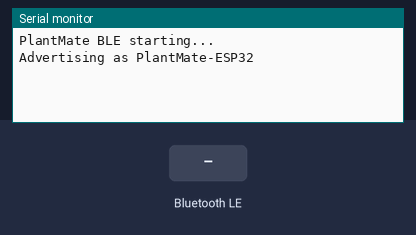
Bench run of a program on a simulated ESP32. Shown: the last lines printed to the serial monitor. The test bench sets the inputs (shaded band). Nothing arrives over Bluetooth unless stated; a phone connects over Bluetooth LE 3 s after start.

Above: at 1.5 s.
1.6 s: Bluetooth LE write "DEMO:ON" received
At 1.86 s:
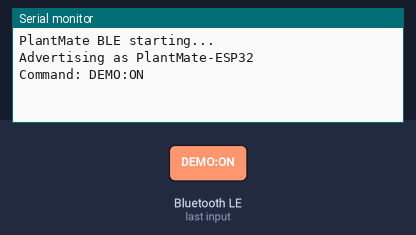
3.5 s: Bluetooth LE write "DEMO:OFF" received
At 5.2 s:
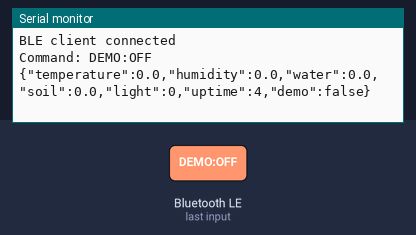
5.5 s: Bluetooth LE write "1" received
At 5.9 s:
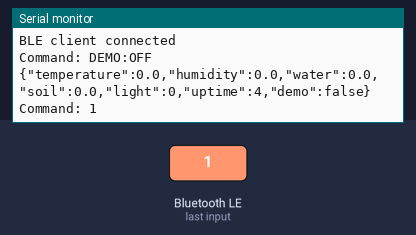
Timing chart, 0 to 8.5 s (numbered marks = the images above; inputs shaded):
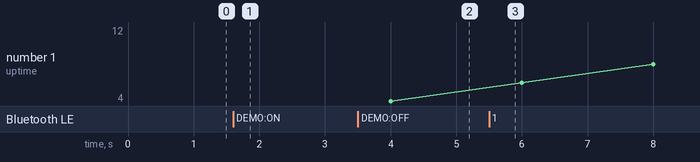

Measured:
- after the input at 1.6 s, the serial monitor: prints a new line at once (image 1)
- after the input at 3.5 s, the serial monitor: prints a new line at once (image 2)
- after the input at 5.5 s, the serial monitor: prints a new line at once (image 3)

The program:

main.cpp
```cpp
#include <Arduino.h>
#include <BLEDevice.h>
#include <BLEServer.h>
#include <BLEUtils.h>
#include <BLE2902.h>

namespace {
constexpr char DEVICE_NAME[] = "PlantMate-ESP32";
constexpr char SERVICE_UUID[] = "7b1e0001-1f3b-4c3d-9a5e-120000000001";
constexpr char TELEMETRY_UUID[] = "7b1e0002-1f3b-4c3d-9a5e-120000000002";
constexpr char COMMAND_UUID[] = "7b1e0003-1f3b-4c3d-9a5e-120000000003";
constexpr uint32_t PUBLISH_INTERVAL_MS = 2000;

BLECharacteristic *telemetryCharacteristic = nullptr;
bool clientConnected = false;
bool demoEnabled = true;
uint32_t lastPublishAt = 0;

struct SensorData {
  float temperature;
  float humidity;
  float water;
  float soil;
  float light;
};

class ServerCallbacks final : public BLEServerCallbacks {
  void onConnect(BLEServer *) override {
    clientConnected = true;
    Serial.println("BLE client connected");
  }

  void onDisconnect(BLEServer *server) override {
    clientConnected = false;
    Serial.println("BLE client disconnected; advertising restarted");
    delay(150);
    server->getAdvertising()->start();
  }
};

class CommandCallbacks final : public BLECharacteristicCallbacks {
  void onWrite(BLECharacteristic *characteristic) override {
    const std::string command = characteristic->getValue();
    if (command == "DEMO:ON") {
      demoEnabled = true;
    } else if (command == "DEMO:OFF") {
      demoEnabled = false;
    }
    Serial.printf("Command: %s\n", command.c_str());
  }
};

SensorData readSensors() {
  // Replace this block with real sensor reads later. Keep the JSON contract unchanged.
  const float t = millis() / 1000.0f;
  SensorData data{};
  if (demoEnabled) {
    data.temperature = 24.5f + 1.2f * sinf(t / 11.0f);
    data.humidity = 61.0f + 4.5f * sinf(t / 17.0f + 0.8f);
    data.water = 78.0f - fmodf(t / 45.0f, 18.0f);
    data.soil = 52.0f + 6.0f * sinf(t / 23.0f + 1.5f);
    data.light = 640.0f + 120.0f * sinf(t / 9.0f);
  } else {
    data = {0, 0, 0, 0, 0};
  }
  return data;
}

String toJson(const SensorData &data) {
  char payload[220];
  snprintf(payload, sizeof(payload),
           "{\"temperature\":%.1f,\"humidity\":%.1f,\"water\":%.1f,"
           "\"soil\":%.1f,\"light\":%.0f,\"uptime\":%lu,\"demo\":%s}",
           data.temperature, data.humidity, data.water, data.soil, data.light,
           millis() / 1000UL, demoEnabled ? "true" : "false");
  return String(payload);
}
}  // namespace

void setup() {
  Serial.begin(115200);
  delay(300);
  Serial.println("PlantMate BLE starting...");

  BLEDevice::init(DEVICE_NAME);
  BLEServer *server = BLEDevice::createServer();
  server->setCallbacks(new ServerCallbacks());

  BLEService *service = server->createService(SERVICE_UUID);
  telemetryCharacteristic = service->createCharacteristic(
      TELEMETRY_UUID, BLECharacteristic::PROPERTY_READ |
                          BLECharacteristic::PROPERTY_NOTIFY);
  telemetryCharacteristic->addDescriptor(new BLE2902());

  BLECharacteristic *commandCharacteristic = service->createCharacteristic(
      COMMAND_UUID, BLECharacteristic::PROPERTY_WRITE);
  commandCharacteristic->setCallbacks(new CommandCallbacks());

  service->start();
  BLEAdvertising *advertising = BLEDevice::getAdvertising();
  advertising->addServiceUUID(SERVICE_UUID);
  advertising->setScanResponse(true);
  advertising->setMinPreferred(0x06);
  advertising->setMaxPreferred(0x12);
  BLEDevice::startAdvertising();
  Serial.printf("Advertising as %s\n", DEVICE_NAME);
}

void loop() {
  const uint32_t now = millis();
  if (now - lastPublishAt < PUBLISH_INTERVAL_MS) return;
  lastPublishAt = now;

  const String payload = toJson(readSensors());
  telemetryCharacteristic->setValue(payload.c_str());
  if (clientConnected) telemetryCharacteristic->notify();
  Serial.println(payload);
}
```
